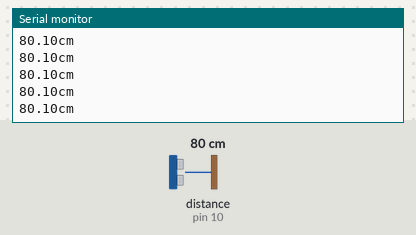
Bench run of a sketch on a simulated Arduino Uno, built with avr-gcc and run on an emulated ATmega328P. Parts: the last lines printed to the serial monitor. Wiring (inferred from the names in the program): ultrasonic range finder: trigger pin 9; echo pin 10. The inputs (shaded band) are chosen by the test bench; at power-on: distance to the obstacle (sensor on pin 10) 80 cm. The echo pulse lasts 58.3 µs per cm.

Above: at 1.2 s.
1.3 s: distance to the obstacle (sensor on pin 10) set to 120 cm
At 1.49 s:
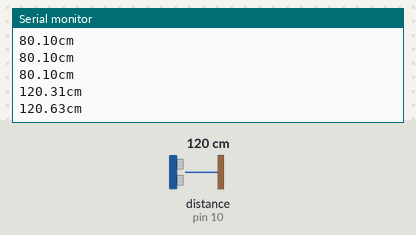
4.3 s: distance to the obstacle (sensor on pin 10) set to 2 cm
At 4.3 s:
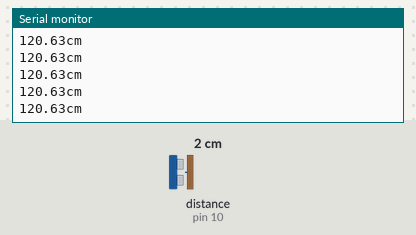
5.8 s: distance to the obstacle (sensor on pin 10) set to 299 cm
At 5.83 s:
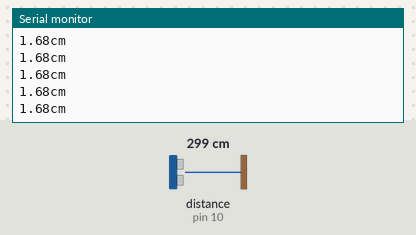
Timing chart, 0 to 8.8 s (numbered marks = the images above; inputs shaded):
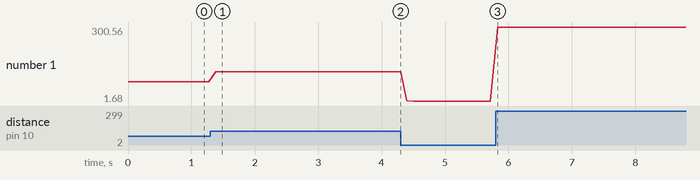

The sketch:

chaoshengbo.ino
```cpp
#define VCC 8  //定义8号IO口为VCC（电源）
#define Trig 9 //定义9号IO口连接Trig
#define Echo 10 //定义10号IO口连接Echo
float cm; //定义全局变量cm存储距离
void setup()
{
  Serial.begin(9600); //打开串口
  pinMode(VCC,OUTPUT); //初始化引脚模式
  digitalWrite(VCC,HIGH); //给模块上电
  pinMode(Trig, OUTPUT);
  pinMode(Echo, INPUT);
}
void loop()
{
  //发一个10ms的高脉冲去触发TrigPin
  digitalWrite(Trig, LOW);
  delayMicroseconds(2);
  digitalWrite(Trig, HIGH);
  delayMicroseconds(10);
  digitalWrite(Trig, LOW);
  //pulseIn函数可以检测出高低电平脉冲宽度
  cm=pulseIn(Echo,HIGH)/58.0; //算成厘米
  cm=(int(cm * 100.0))/100.0;//保留两位小数
  Serial.print(cm);
  Serial.print("cm");
  Serial.println();
  delay(100);
}
```

Measured:
- after the input at 1.3 s, the serial monitor: prints a new line after 0.08 s (image 1)
- plotted number 1: 80.1 → 120.63 after the input at 1.3 s, 120.63 → 1.68 after the input at 4.3 s, 1.68 → 300.56 after the input at 5.8 s
